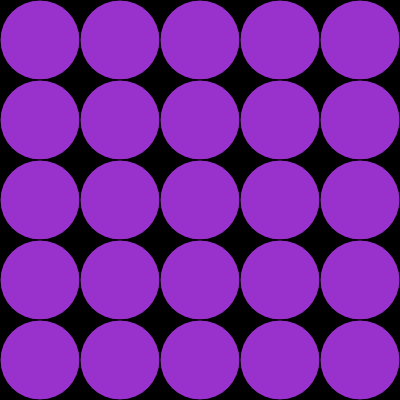
Frame 1 (no input)
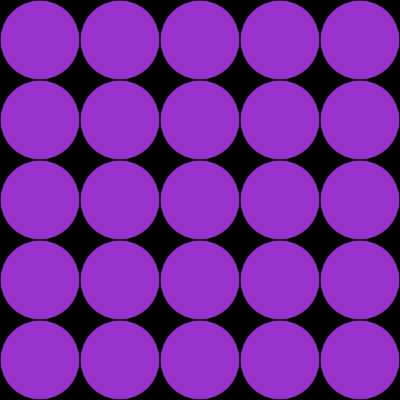
Frame 60 (no input)
Frame 120 (the mouse pressed at the canvas centre since frame 60): identical to frame 60, image omitted

The p5.js sketch that drew these frames (run headless with seeded random() and noise() and a simulated clock; from frame 60 on, the mouse is pressed at the canvas centre):

// p5.js sketch
// ── sketch.js
let counter = 0; // variable to track which circle is being drawn
let step = 80; // variable to store the size of the circle
let x = step / 2; // variable to store the x position of the circle
let y = step / 2; // variable to store the y position of the circle

/* The code in the setup function runs only once when the sketch starts */
function setup() {
  createCanvas(400, 400); // p5 function to create a canvas of the set size 
  background(0); // draws the background a set colour
}


/* The code in the draw function is run on every frame until closed */
function draw() {

  // this code loops until all the circles are drawn
  while (counter < (width / step) * (height / step)) {

    fill(153,50,204); // set the colour
 
    ellipse(x, y, step, step); // draw the circle

    x += step; // updates the x position once the circle is drawn

    // the code in this conditional statement is only run once the x position moves off the screen
    if(x >= width){
      x = step/2; // resets the x position to the left of the canvas to start the row again
      y += step; // updates the y position to move onto the next row of circles
    }


    // increment the counter by one every loop
    counter++;
  }

  // after the loop reset the counter
  counter = 0;
}
